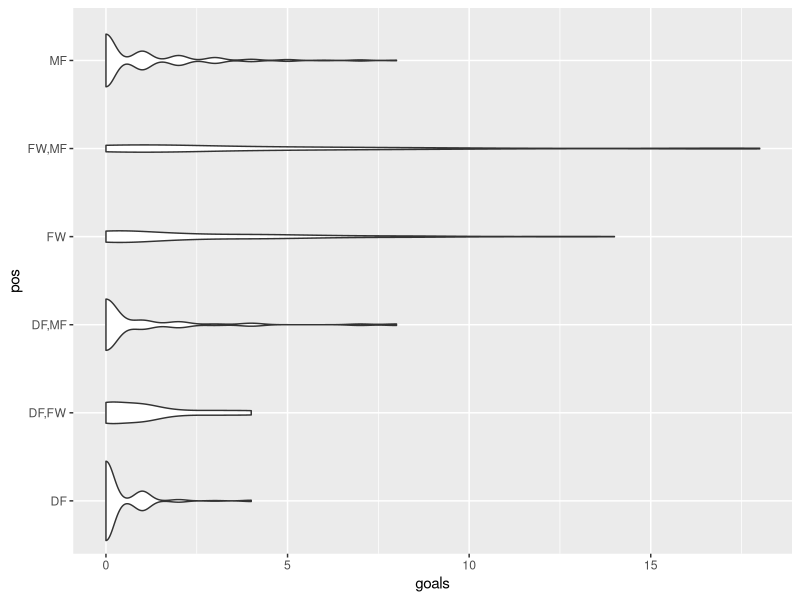
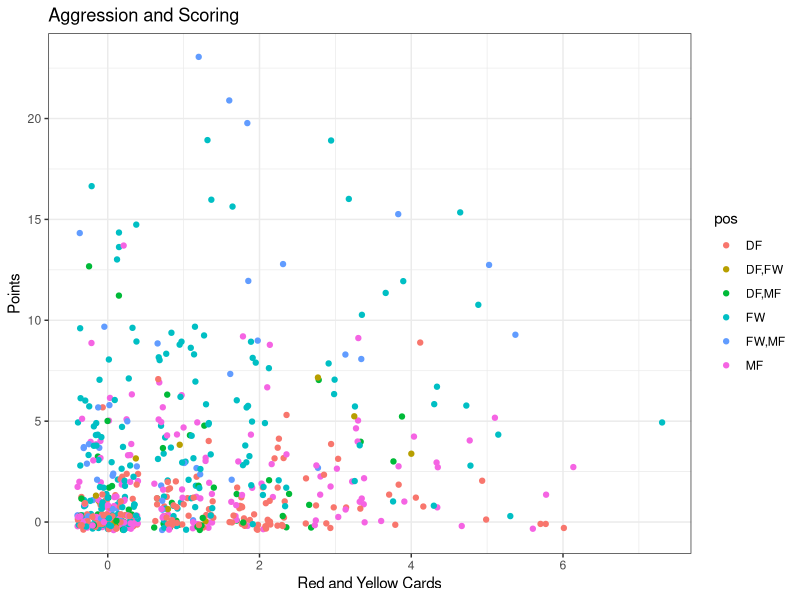
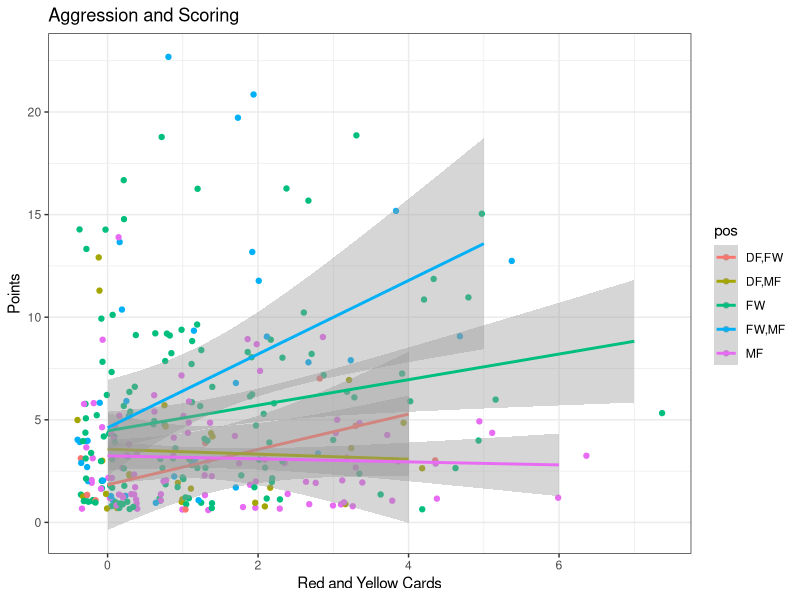
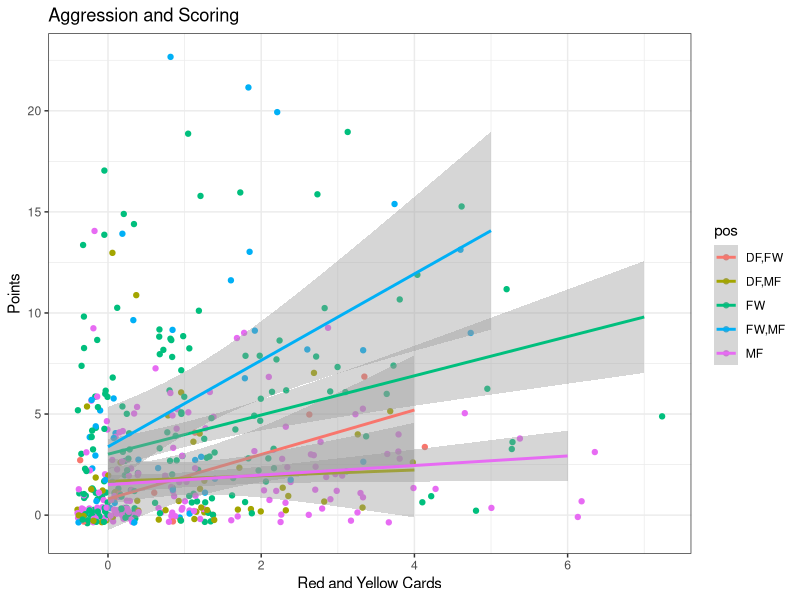
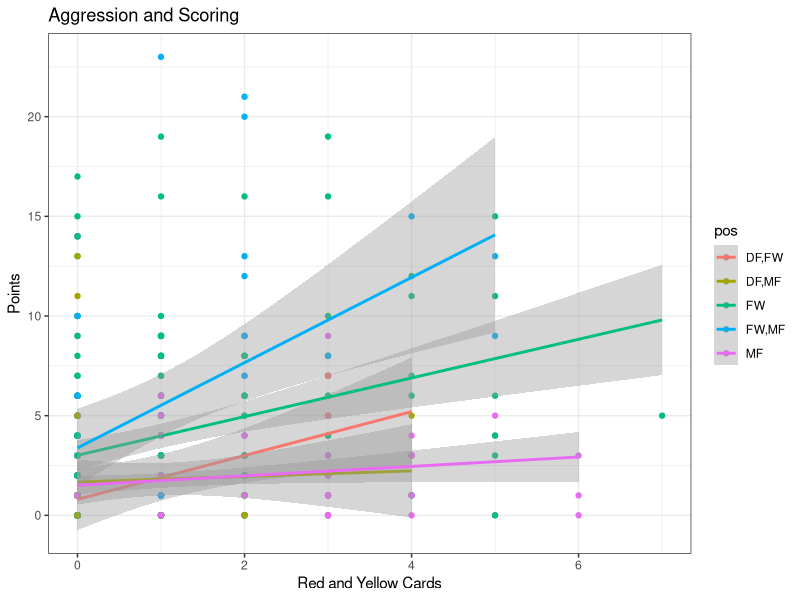
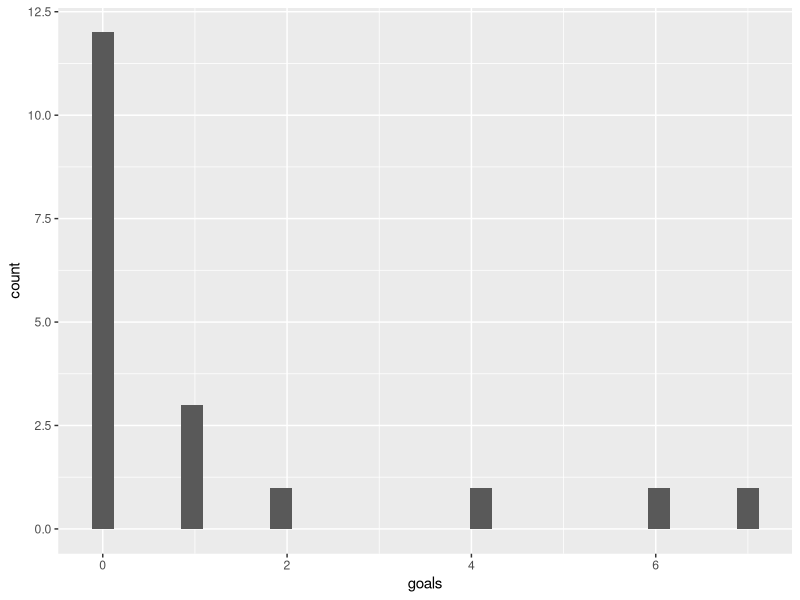
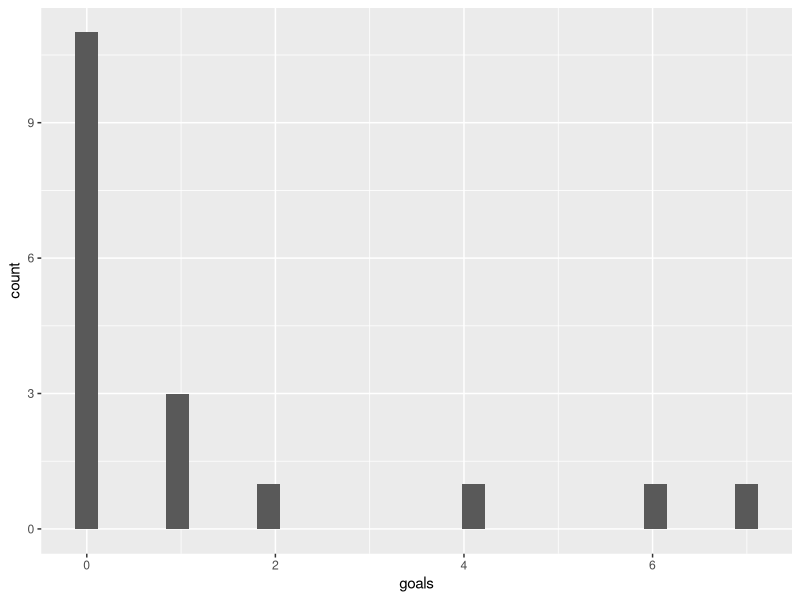
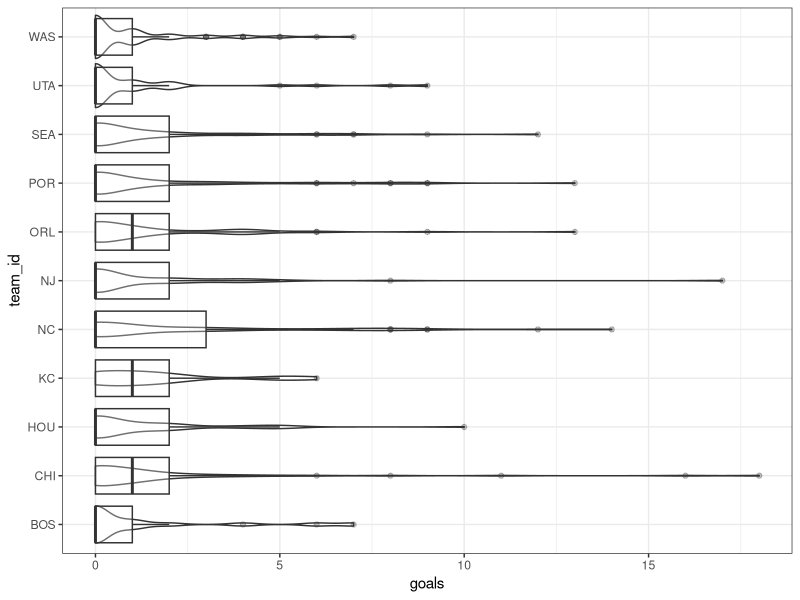

R code for these plots, in order:
## ---- chunk 1
library(tidyverse)
nwsl <- read.csv("../Data/nwsl_season_stats.csv")
str(nwsl)
## ---- chunk 2
nwsl %>%
  ggplot(aes(x = goals, y = pos)) +
  geom_violin()
## ---- chunk 3
nwsl %>%
  group_by(pos) %>%
  summarize(count = n())
## ---- chunk 4
nwsl %>%
  mutate(points = goals + assists, cards = yellow_cards + red_cards) %>%
  ggplot(aes(x = cards, y = points, color = pos)) +
  geom_jitter() +
  theme_bw() +
  labs(title = "Aggression and Scoring", x = "Red and Yellow Cards", y = "Points")
## ---- chunk 5
nwsl %>%
  filter(pos %in% c("MF", "FW,MF","FW","DF,MF","DF,FW"), ((goals>0)|(assists>0))) %>%
  mutate(points = goals + assists, cards = yellow_cards + red_cards) %>%
  ggplot(aes(x = cards, y = points, color = pos)) +
  geom_jitter() +
  stat_smooth(method = "lm")+
  theme_bw() +
  labs(title = "Aggression and Scoring", x = "Red and Yellow Cards", y = "Points")
## ---- chunk 6
nwsl %>%
  filter(pos %in% c("MF", "FW,MF","FW","DF,MF","DF,FW")) %>%
  mutate(points = goals + assists, cards = yellow_cards + red_cards) %>%
  ggplot(aes(x = cards, y = points, color = pos)) +
  geom_jitter() + 
  stat_smooth(method = "lm")+
  theme_bw() +
  labs(title = "Aggression and Scoring", x = "Red and Yellow Cards", y = "Points")
## ---- chunk 7
nwsl %>%
  filter(pos %in% c("MF", "FW,MF","FW","DF,MF","DF,FW")) %>%
  mutate(points = goals + assists, cards = yellow_cards + red_cards) %>%
  ggplot(aes(x = cards, y = points, color = pos)) +
  geom_point() +
  stat_smooth(method = "lm")+
  theme_bw() +
  labs(title = "Aggression and Scoring", x = "Red and Yellow Cards", y = "Points")
## ---- chunk 8
nwsl %>%
  filter(team_id == "BOS") %>%
  ggplot(aes(x = goals)) +
  geom_histogram()
## ---- chunk 9
nwsl %>%
  filter(team_id == "BOS", minutes >= 100) %>%
  ggplot(aes(x = goals)) +
  geom_histogram()
## ---- chunk 10
nwsl %>%
  ggplot(aes(x = goals, y = team_id)) +
  geom_violin() +
  geom_boxplot(alpha = 0.3) +
  theme_bw()
